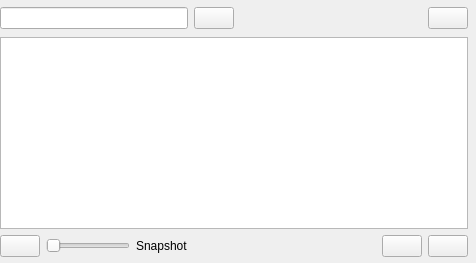
                  <widget class="QWidget" name="tab_15">
                   <attribute name="icon">
                    <iconset resource="icons.qrc">
                     <normaloff>:/Icons/icons/data.svg</normaloff>:/Icons/icons/data.svg</iconset>
                   </attribute>
                   <attribute name="title">
                    <string>Objects</string>
                   </attribute>
                   <layout class="QVBoxLayout" name="verticalLayout_20">
                    <property name="leftMargin">
                     <number>0</number>
                    </property>
                    <property name="topMargin">
                     <number>6</number>
                    </property>
                    <property name="rightMargin">
                     <number>8</number>
                    </property>
                    <property name="bottomMargin">
                     <number>6</number>
                    </property>
                    <item>
                     <widget class="QFrame" name="frame_54">
                      <property name="minimumSize">
                       <size>
                        <width>0</width>
                        <height>25</height>
                       </size>
                      </property>
                      <property name="frameShape">
                       <enum>QFrame::Shape::NoFrame</enum>
                      </property>
                      <property name="frameShadow">
                       <enum>QFrame::Shadow::Raised</enum>
                      </property>
                      <layout class="QHBoxLayout" name="horizontalLayout_28">
                       <property name="leftMargin">
                        <number>0</number>
                       </property>
                       <property name="topMargin">
                        <number>0</number>
                       </property>
                       <property name="rightMargin">
                        <number>0</number>
                       </property>
                       <property name="bottomMargin">
                        <number>0</number>
                       </property>
                       <item>
                        <widget class="QLineEdit" name="smart_search_lineEdit">
                         <property name="minimumSize">
                          <size>
                           <width>120</width>
                           <height>0</height>
                          </size>
                         </property>
                         <property name="toolTip">
                          <string>&lt;html&gt;&lt;head/&gt;&lt;body&gt;&lt;p&gt;&lt;span style=&quot; font-weight:700;&quot;&gt;Subjects:&lt;/span&gt;&lt;/p&gt;&lt;p&gt;col, idx, val, colobj, idxobj&lt;/p&gt;&lt;p&gt;colobj and idxobj allow accessing the objects that may be represented at the index or the columns. With these you can access their internal properties for filtering.&lt;/p&gt;&lt;p&gt;&lt;span style=&quot; font-weight:700;&quot;&gt;Operators:&lt;/span&gt;&lt;/p&gt;&lt;p&gt;&amp;gt;, &amp;lt;, &amp;gt;=, &amp;lt;=, !=, =, like, notlike, starts, ends&lt;/p&gt;&lt;p&gt;&lt;span style=&quot; font-weight:700;&quot;&gt;Examples:&lt;/span&gt;&lt;/p&gt;&lt;p&gt;Filter all object names that are similar to 'alba' and their Vnom property &amp;gt; 200&lt;/p&gt;&lt;p&gt;-&amp;gt; idx&lt;span style=&quot; font-style:italic;&quot;&gt;obj.name like alba and idxobj.Vnom &amp;gt; 200&lt;/span&gt;&lt;/p&gt;&lt;/body&gt;&lt;/html&gt;</string>
                         </property>
                        </widget>
                       </item>
                       <item>
                        <widget class="QPushButton" name="filter_pushButton">
                         <property name="toolTip">
                          <string>Smart filter</string>
                         </property>
                         <property name="text">
                          <string/>
                         </property>
                         <property name="icon">
                          <iconset resource="icons.qrc">
                           <normaloff>:/Icons/icons/magnifying_glass.svg</normaloff>:/Icons/icons/magnifying_glass.svg</iconset>
                         </property>
                        </widget>
                       </item>
                       <item>
                        <spacer name="horizontalSpacer_2">
                         <property name="orientation">
                          <enum>Qt::Orientation::Horizontal</enum>
                         </property>
                         <property name="sizeHint" stdset="0">
                          <size>
                           <width>40</width>
                           <height>20</height>
                          </size>
                         </property>
                        </spacer>
                       </item>
                       <item>
                        <widget class="QPushButton" name="structure_analysis_pushButton">
                         <property name="toolTip">
                          <string>&lt;html&gt;&lt;head/&gt;&lt;body&gt;&lt;p&gt;&lt;span style=&quot; font-weight:700;&quot;&gt;Histogram&lt;/span&gt;&lt;/p&gt;&lt;p&gt;Run the histogram analysis of the selected data structure&lt;/p&gt;&lt;/body&gt;&lt;/html&gt;</string>
                         </property>
                         <property name="text">
                          <string/>
                         </property>
                         <property name="icon">
                          <iconset resource="icons.qrc">
                           <normaloff>:/Icons/icons/histogram.svg</normaloff>:/Icons/icons/histogram.svg</iconset>
                         </property>
                        </widget>
                       </item>
                      </layout>
                     </widget>
                    </item>
                    <item>
                     <widget class="QTableView" name="dataStructureTableView">
                      <property name="font">
                       <font>
                        <pointsize>9</pointsize>
                       </font>
                      </property>
                     </widget>
                    </item>
                    <item>
                     <widget class="QFrame" name="frame_9">
                      <property name="frameShape">
                       <enum>QFrame::Shape::NoFrame</enum>
                      </property>
                      <property name="frameShadow">
                       <enum>QFrame::Shadow::Raised</enum>
                      </property>
                      <layout class="QHBoxLayout" name="horizontalLayout_25">
                       <property name="leftMargin">
                        <number>0</number>
                       </property>
                       <property name="topMargin">
                        <number>0</number>
                       </property>
                       <property name="rightMargin">
                        <number>0</number>
                       </property>
                       <property name="bottomMargin">
                        <number>0</number>
                       </property>
                       <item>
                        <widget class="QPushButton" name="set_profile_state_button">
                         <property name="toolTip">
                          <string>&lt;html&gt;&lt;head/&gt;&lt;body&gt;&lt;p&gt;&lt;span style=&quot; font-weight:700;&quot;&gt;Snapshot&lt;/span&gt;&lt;/p&gt;&lt;p&gt;Assign the values of the selected time step into the snapshot&lt;/p&gt;&lt;/body&gt;&lt;/html&gt;</string>
                         </property>
                         <property name="text">
                          <string/>
                         </property>
                         <property name="icon">
                          <iconset resource="icons.qrc">
                           <normaloff>:/Icons/icons/copy2left.svg</normaloff>:/Icons/icons/copy2left.svg</iconset>
                         </property>
                        </widget>
                       </item>
                       <item>
                        <widget class="QSlider" name="db_step_slider">
                         <property name="toolTip">
                          <string>&lt;html&gt;&lt;head/&gt;&lt;body&gt;&lt;p&gt;&lt;span style=&quot; font-weight:700;&quot;&gt;Time slider&lt;/span&gt;&lt;/p&gt;&lt;p&gt;Move this time slider to select the appropriate time slot to view.&lt;/p&gt;&lt;p&gt;The first position sets the snapshot values, the rest attend to the time series values.&lt;/p&gt;&lt;/body&gt;&lt;/html&gt;</string>
                         </property>
                         <property name="orientation">
                          <enum>Qt::Orientation::Horizontal</enum>
                         </property>
                        </widget>
                       </item>
                       <item>
                        <widget class="QLabel" name="db_step_label">
                         <property name="minimumSize">
                          <size>
                           <width>200</width>
                           <height>0</height>
                          </size>
                         </property>
                         <property name="font">
                          <font>
                           <pointsize>9</pointsize>
                          </font>
                         </property>
                         <property name="text">
                          <string>Snapshot</string>
                         </property>
                         <property name="alignment">
                          <set>Qt::AlignmentFlag::AlignLeading|Qt::AlignmentFlag::AlignLeft|Qt::AlignmentFlag::AlignVCenter</set>
                         </property>
                        </widget>
                       </item>
                       <item>
                        <spacer name="horizontalSpacer_9">
                         <property name="orientation">
                          <enum>Qt::Orientation::Horizontal</enum>
                         </property>
                         <property name="sizeHint" stdset="0">
                          <size>
                           <width>40</width>
                           <height>20</height>
                          </size>
                         </property>
                        </spacer>
                       </item>
                       <item>
                        <widget class="QPushButton" name="add_object_pushButton">
                         <property name="toolTip">
                          <string>Add new object</string>
                         </property>
                         <property name="text">
                          <string/>
                         </property>
                         <property name="icon">
                          <iconset resource="icons.qrc">
                           <normaloff>:/Icons/icons/plus.svg</normaloff>:/Icons/icons/plus.svg</iconset>
                         </property>
                        </widget>
                       </item>
                       <item>
                        <widget class="QPushButton" name="delete_selected_objects_pushButton">
                         <property name="toolTip">
                          <string>Delete selection</string>
                         </property>
                         <property name="text">
                          <string/>
                         </property>
                         <property name="icon">
                          <iconset resource="icons.qrc">
                           <normaloff>:/Icons/icons/minus.svg</normaloff>:/Icons/icons/minus.svg</iconset>
                         </property>
                        </widget>
                       </item>
                      </layout>
                     </widget>
                    </item>
                   </layout>
                  </widget>
